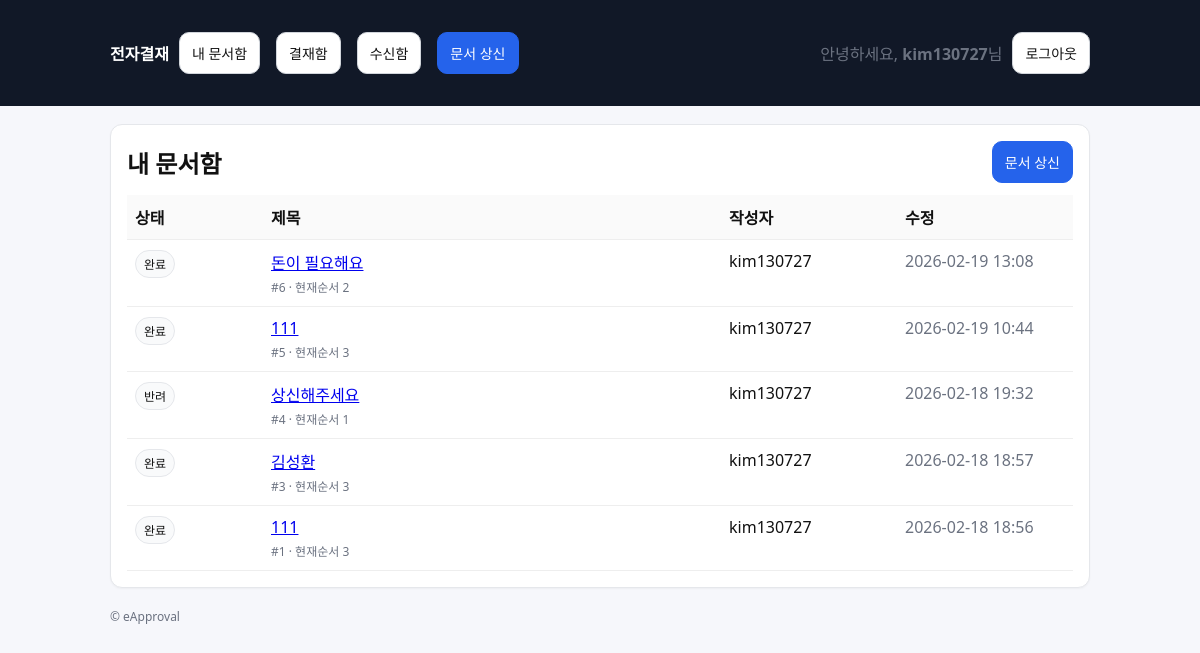
The page /approvals/docs/ (signed in) on the database its author committed.
### approvals/models.py (models this page shows, shortened)
class Document(models.Model):
    class Status(models.TextChoices):
        DRAFT = "DRAFT", "임시"
        SUBMITTED = "SUBMITTED", "상신"
        IN_PROGRESS = "IN_PROGRESS", "진행중"
        REJECTED = "REJECTED", "반려"
        COMPLETED = "COMPLETED", "완료"
    title = models.CharField(max_length=200)
    content = models.TextField(blank=True)
    created_by = models.ForeignKey(
        settings.AUTH_USER_MODEL, on_delete=models.PROTECT, related_name="docs_created"
    )
    status = models.CharField(max_length=20, choices=Status.choices, default=Status.DRAFT)
    current_line_order = models.PositiveIntegerField(default=1)
    created_at = models.DateTimeField(auto_now_add=True)
    updated_at = models.DateTimeField(auto_now=True)

### approvals/views.py (the view)
# urls.py: path("approvals/docs/", views.doc_list, name="doc_list"),
@login_required
def doc_list(request):
    docs = my_documents(request.user)
    return render(request, "approvals/doc_list.html", {"title": "내 문서함", "docs": docs})

### approvals/selectors.py (called while the page is built)
def my_documents(user):
    return Document.objects.filter(created_by=user).order_by("-id")

### templates/approvals/doc_list.html (shortened to what this page needs)
{% extends "base.html" %}
{% block content %}
  <div class="card">
    <div class="row" style="justify-content:space-between;">
      <h2 style="margin:0;">{{ title }}</h2>
      <a class="btn btn-primary" href="{% url 'approvals:doc_create' %}">문서 상신</a>
    </div>
    <div style="margin-top:12px;">
      <table class="table">
        <thead>
          <tr>
            <th style="width:120px;">상태</th>
            <th>제목</th>
            <th style="width:160px;">작성자</th>
            <th style="width:160px;">수정</th>
          </tr>
        </thead>
        <tbody>
        {% for doc in docs %}
          <tr>
            <td><span class="badge">{{ doc.get_status_display }}</span></td>
            <td>
              <a href="{% url 'approvals:doc_detail' doc.id %}">
                {{ doc.title }}
              </a>
              <div class="muted" style="font-size:12px; margin-top:4px;">
                #{{ doc.id }} · 현재순서 {{ doc.current_line_order }}
              </div>
            </td>
            <td>{{ doc.created_by.username }}</td>
            <td class="muted">{{ doc.updated_at|date:"Y-m-d H:i" }}</td>
          </tr>
        {% empty %}
          <tr>
            <td colspan="4" class="muted">문서가 없습니다.</td>
          </tr>
        {% endfor %}
        </tbody>
      </table>
    </div>
  </div>
{% endblock %}

### templates/base.html (shortened to what this page needs)
<!doctype html>
<html lang="ko">
<head>
</head>
<body>
  <header>
    <div class="wrap">
      <nav>
        <a href="{% url 'approvals:home' %}"><strong>전자결재</strong></a>
        <a class="btn" href="{% url 'approvals:doc_list' %}">내 문서함</a>
        <a class="btn" href="{% url 'approvals:inbox' %}">결재함</a>
        <a class="btn" href="{% url 'approvals:received' %}">수신함</a>
        <a class="btn btn-primary" href="{% url 'approvals:doc_create' %}">문서 상신</a>
        {% if user.is_authenticated %}
          <span class="muted">안녕하세요, <strong>{{ user.username }}</strong>님</span>
          <form method="post" action="{% url 'accounts:logout' %}" style="display:inline;">
            <button class="btn" type="submit">로그아웃</button>
          </form>
        {% else %}
          <a class="btn" href="{% url 'accounts:login' %}">로그인</a>
          <a class="btn btn-primary" href="{% url 'accounts:signup' %}">회원가입</a>
        {% endif %}
      </nav>
    </div>
  </header>
  <main class="wrap">
    {% block content %}{% endblock %}
    <footer class="muted">
      <div>© eApproval</div>
    </footer>
  </main>
</body>
</html>

### templates/base.html (style rules this page uses)
body { font-family: system-ui, -apple-system, Segoe UI, Roboto, "Noto Sans KR", Arial, sans-serif; margin:0; background:#f6f7fb; color:#111; }
header { background:#111827; color:#fff; padding:14px 18px; }
header a { color:#fff; text-decoration:none; }
.wrap { max-width: 980px; margin: 0 auto; padding: 18px; }
nav { display:flex; gap:10px; flex-wrap:wrap; align-items:center; }
.card { background:#fff; border:1px solid #e5e7eb; border-radius:12px; padding:16px; box-shadow: 0 1px 2px rgba(0,0,0,0.04); }
.btn { display:inline-block; padding:10px 12px; border-radius:10px; border:1px solid #d1d5db; background:#fff; text-decoration:none; color:#111; font-size:14px; }
.btn-primary { background:#2563eb; border-color:#2563eb; color:#fff; }
.btn + .btn { margin-left: 6px; }
.muted { color:#6b7280; }
.table { width:100%; border-collapse: collapse; }
.table th, .table td { border-bottom:1px solid #eee; padding:10px 8px; text-align:left; vertical-align:top; }
.table th { background:#fafafa; font-weight:600; }
.badge { display:inline-block; padding:4px 8px; border-radius:999px; font-size:12px; border:1px solid #e5e7eb; background:#f9fafb; }
.row { display:flex; gap:10px; flex-wrap:wrap; align-items:center; }
footer { padding: 20px 0; color:#6b7280; font-size:12px; }

### rows shown on the page
Document: status "완료", title "돈이 필요해요", id "6", current_line_order "2", created_by.username "kim130727", updated_at "2026-02-19 13:08"
Document: status "완료", title "111", id "5", current_line_order "3", created_by.username "kim130727", updated_at "2026-02-19 10:44"
Document: status "반려", title "상신해주세요", id "4", current_line_order "1", created_by.username "kim130727", updated_at "2026-02-18 19:32"
Document: status "완료", title "김성환", id "3", current_line_order "3", created_by.username "kim130727", updated_at "2026-02-18 18:57"
Document: status "완료", title "111", id "1", current_line_order "3", created_by.username "kim130727", updated_at "2026-02-18 18:56"

### other values the page prints
{{ user.username }} "kim130727"
{{ title }} "내 문서함"
